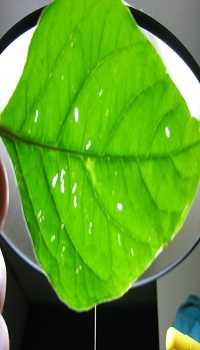
%> input picture all/all/7f.jpg, 200 x 350 px
$ octave main.m   (GNU Octave 9; MATLAB toolbox functions it lacks are replaced by stand-ins)
%> lines starting %> are read from the running program, lines starting %| are printed output that depends on the picture
clc;
workspace;
close all;
opFolder = fullfile(cd);
A=imread('7f.jpg');
%> A is the input picture: size 350x200x3 uint8; mean R, G, B 91.6, 155.3, 38.2
B=rgb2gray(A);
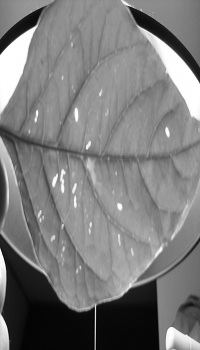
%> B: size 350x200 uint8; min 0, max 255, mean 122.9
C=double(B);
for i=1:size(C,1)-2
    for j=1:size(C,2)-2
        %Sobel mask for x-direction:
        Gx=((2*C(i+2,j+1)+C(i+2,j)+C(i+2,j+2))-(2*C(i,j+1)+C(i,j)+C(i,j+2)));
        %Sobel mask for y-direction:
        Gy=((2*C(i+1,j+2)+C(i,j+2)+C(i+2,j+2))-(2*C(i+1,j)+C(i,j)+C(i+2,j)));

        %The gradient of the image
        %B(i,j)=abs(Gx)+abs(Gy);
        B(i,j)=sqrt(Gx.^2+Gy.^2);

    end
end
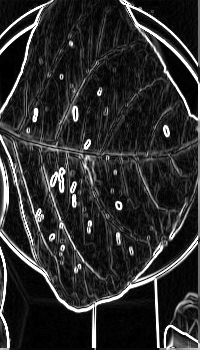
%> B: size 350x200 uint8; min 0, max 255, mean 45

opFullFileName = fullfile(opFolder,'1c_1.jpg');
imwrite(B, opFullFileName,'jpg');

BW = imread('1c_1.jpg');
%> BW: size 350x200 uint8; min 0, max 255, mean 44.9
L = bwlabel(BW,8);
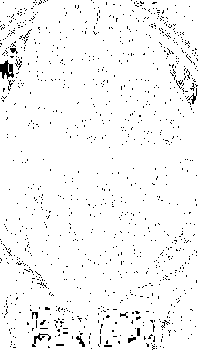
%> L: size 350x200 double; values 0 (black) and 1 (white), 96.5% white; black in thin lines or dots
stats = regionprops(L,'EulerNumber');
%> stats = 1 region; EulerNumber: -1265
x= [stats.EulerNumber];
%> x = -1265
ans=min(x);
%> ans = -1265
if ans<=(-360) && ans>=(-372) || ans<=(-400) && ans>=(-419) || ans<=(-505) && ans>=(-510) || ans<=(-601) && ans>=(-603) || ans<=(-630) && ans>=(-637) || ans<=(-655) && ans>=(-665) || ans<=(-830) && ans>=(-895) || ans<=(-975) && ans>=(-990) || ans<=(-1020) && ans>=(-1080)
    msgbox('Bacterial Leaf Spot');

elseif ans<=(-420) && ans>=(-440) || ans<=(-452) && ans>=(-455) || ans<=(-515) && ans>=(-535) || ans<=(-560) && ans>=(-570) || ans<=(-600) && ans>=(-610) || ans<=(-755) && ans>=(-765) || ans<=(-795) && ans>=(-810) || ans<=(-1090) && ans>=(-1100)
        msgbox('Cercospora leaf spot');

elseif ans<=(-373) && ans>=(-390) || ans<=(-445) && ans>=(-451) || ans<=(-500) && ans>=(-504) || ans<=(-540) && ans>=(-555) || ans<=(-574) && ans>=(-590) || ans<=(-612) && ans>=(-625) || ans<=(-638) && ans>=(-650) || ans<=(-1260) && ans>=(-1270)
        msgbox('flee beetle');
else
        msgbox(' Not recognized');
end
        imwrite(B,'image2.jpg');

$ run again, with all/all/10f.jpg copied over all/all/7f.jpg
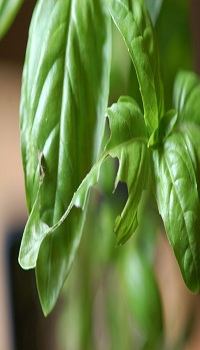
%> input picture all/all/10f.jpg, 200 x 350 px
%> A is the input picture: size 350x200x3 uint8; mean R, G, B 104.5, 129.5, 66.6
%> after the loop `for i=1:size(C,1)-2`:
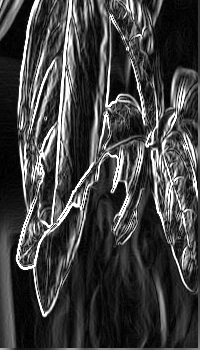
%> B: size 350x200 uint8; min 0, max 255, mean 64.6
%> `L = bwlabel(BW,8);`:
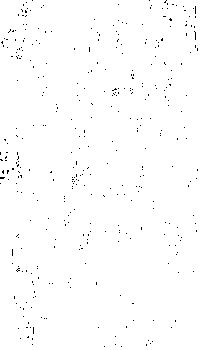
%> L: size 350x200 double; values 0 (black) and 1 (white), 99.2% white; black in thin lines or dots
%> stats = 1 region; EulerNumber: -384
%> x = -384

$ run again, with all/all/11f.jpg copied over all/all/7f.jpg
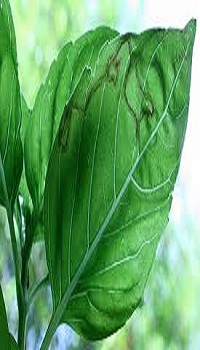
%> input picture all/all/11f.jpg, 200 x 350 px
%> A is the input picture: size 350x200x3 uint8; mean R, G, B 98.2, 162.1, 99.6
%> after the loop `for i=1:size(C,1)-2`:
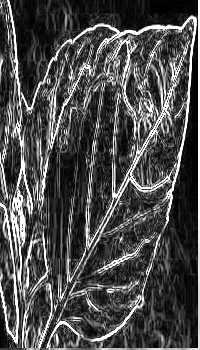
%> B: size 350x200 uint8; min 0, max 255, mean 76
%> `L = bwlabel(BW,8);`:
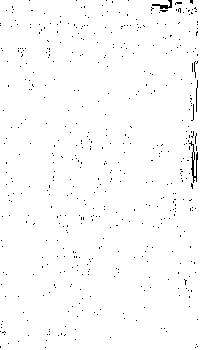
%> L: size 350x200 double; values 0 (black) and 1 (white), 98.7% white; black in thin lines or dots
%> stats = 1 region; EulerNumber: -504
%> x = -504

$ run again, with all/all/12f.jpg copied over all/all/7f.jpg
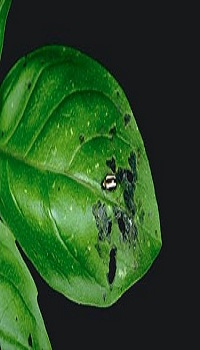
%> input picture all/all/12f.jpg, 200 x 350 px
%> A is the input picture: size 350x200x3 uint8; mean R, G, B 39, 76.3, 34.1
%> after the loop `for i=1:size(C,1)-2`:
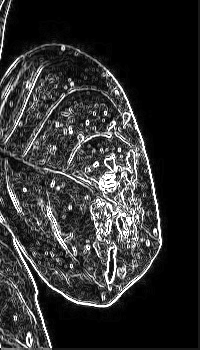
%> B: size 350x200 uint8; min 0, max 255, mean 47
%> `L = bwlabel(BW,8);`:
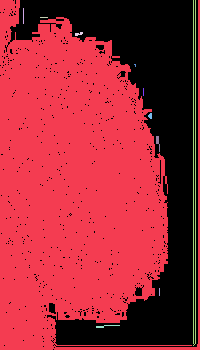
%> L: size 350x200 double; 12 distinct labels, from 0 to 11; one colour per label, 0 black
%> stats = 11 regions; first 5, EulerNumber: -577, 1, 1, 1, 1
%> x = [-577 1 1 1 1 1 1 1 1 1 1]
%> ans = -577
